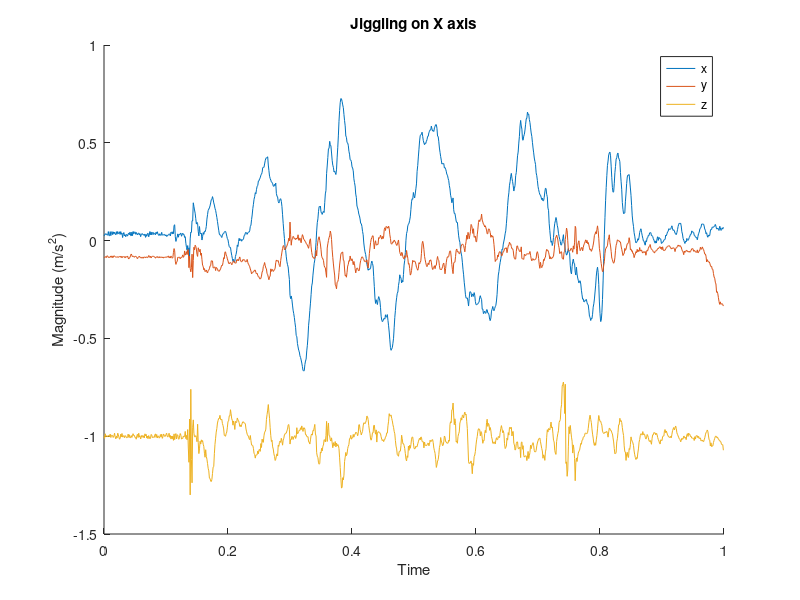
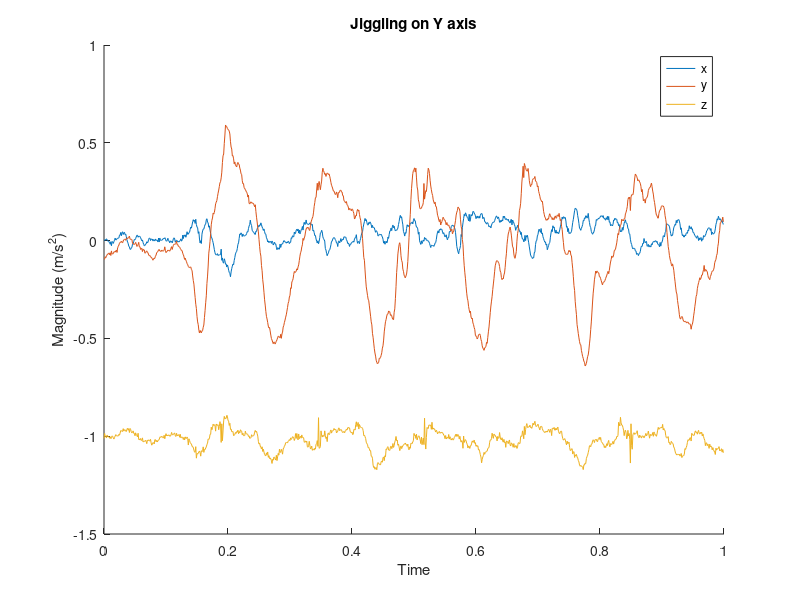
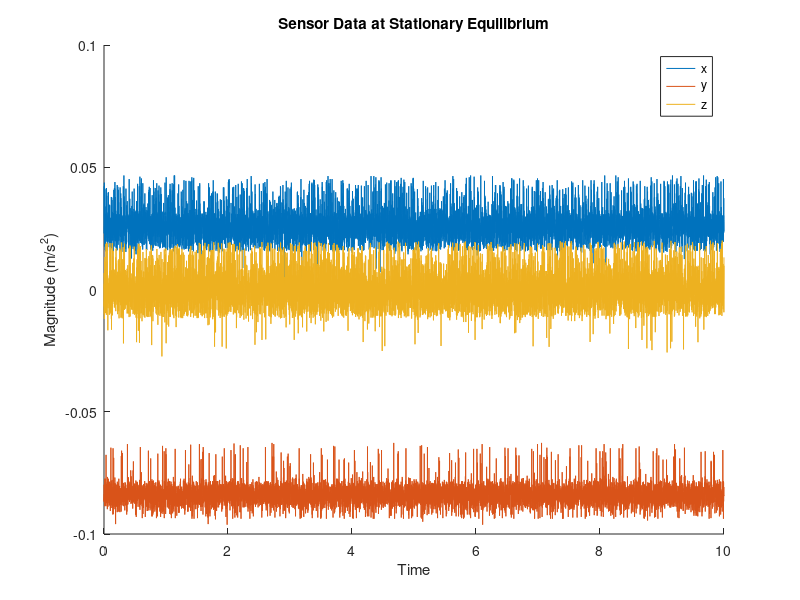
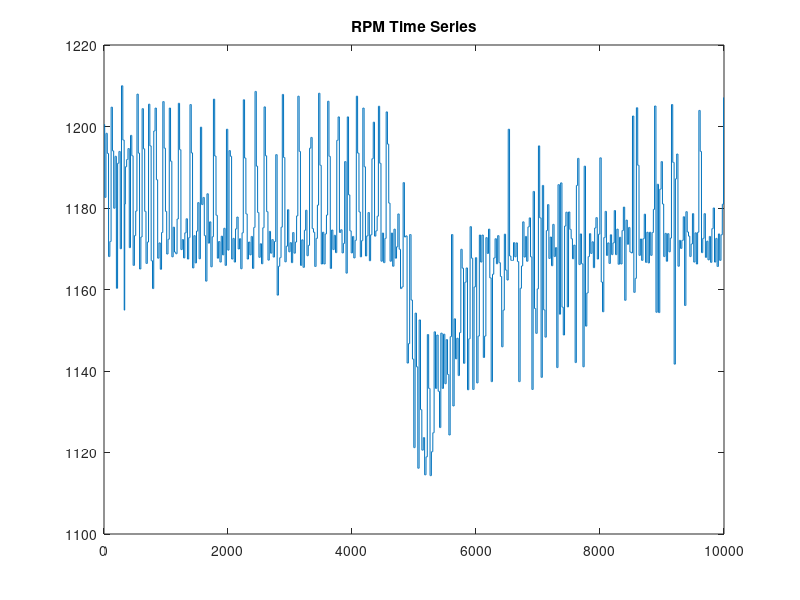

These figures' MATLAB source, in order: (Note: this script raises an error after producing the figures.)
%% PiCar Kalman Filter Helper Script
% by Will Wu
clear, clc, close all

%% Import data
stationary = load('IMU_stationary.mat');
stationary = stationary.acc_gyro_sample;
x_jiggle = load('IMU_x_jiggle.mat');
x_jiggle = x_jiggle.acc_gyro_sample;
y_jiggle = load('IMU_y_jiggle.mat');
y_jiggle = y_jiggle.acc_gyro_sample;
rpm_20 = load('RPM_Data_Apr_21_2023.mat');
rpm_20 = rpm_20.RPM_sample;
m_s_20 = rpm_20(2,:)*pi*0.105/60;


% lables
acc_x = 2;
acc_y = 3;
acc_z = 4;
gyro_x = 5;
gyro_y = 6;
gyro_z = 7;

% all data are sampled at 1000Hz for 10 seconds
f_s = 1000;
time_stat = 0:1/f_s:10-1/f_s;
atan_psi = atan(stationary(acc_y, :) ./ stationary(acc_x, :));
psi_rad = stationary(gyro_z,:) .*0.0175;

%% IMU Behaviroal Analysis

% jiggle data sets are data collected while shaking the IMU back and forth
% along a certain axis

% x jiggle
figure, hold on;
time_j = 0:1/f_s:1-1/f_s; % jiggle sampled for 1s at 1000Hz
plot(time_j, x_jiggle(acc_x, :));
plot(time_j, x_jiggle(acc_y, :));
plot(time_j, x_jiggle(acc_z, :));
legend('x','y','z'), xlabel('Time'),ylabel('Magnitude (m/s^2)');
title('Jiggling on X axis')

% y jiggle
figure, hold on;
plot(time_j, y_jiggle(acc_x, :));
plot(time_j, y_jiggle(acc_y, :));
plot(time_j, y_jiggle(acc_z, :));
legend('x','y','z'), xlabel('Time'),ylabel('Magnitude (m/s^2)');
title('Jiggling on Y axis')

% stationary, linear acc as a time series
figure, hold on;
plot(time_stat, stationary(acc_x, :));
plot(time_stat, stationary(acc_y, :));
plot(time_stat, detrend(stationary(acc_z, :))); % note that z is detrended
legend('x','y','z'), xlabel('Time'),ylabel('Magnitude (m/s^2)');
title('Sensor Data at Stationary Equilibrium')

% RPM time series, 10000 samples
figure;
plot(rpm_20(2,:))
title('RPM Time Series')

figure, plot(m_s_20), title('m/s time series')

%% statiscal analysis

% distribution analysis
figure, histogram(stationary(acc_x,:)), title('X Acc Distribution');
figure, histogram(stationary(acc_y,:)), title('Y Acc Distribution');
figure, histogram(stationary(acc_z,:)), title('Z Acc Distribution');
figure, histogram(rpm_20(2,:)), title('RPM Distribution (20% PWM)');
figure, histogram(m_s_20), title('linear speed Distribution (20% PWM)')
figure, histogram(atan_psi), title('Inverse Tangent Psi Measurement')
figure, histogram(psi_rad), title('Yaw angular velocity (rad/s)')

% gyro readings in deg/s
sensor_mean = mean(stationary(acc_x:gyro_z,:),2);
rpm_mean = mean(rpm_20(2,:));
m_s_mean = mean(m_s_20);
psi_meas_mean = mean(atan_psi);
psi_rad_mean = mean(psi_rad);

% starting Kalman Q & R values
sensor_cov = cov(transpose(stationary(acc_x:gyro_z,:)));
sensor_var = diag(sensor_cov);  
rpm_cov = cov(rpm_20(2,:));
m_s_cov = cov(m_s_20);
psi_cov = cov(atan_psi);
psi_rad_cov = cov(psi_rad);

%% Kalman filter setup
f_s = 100; %Hz
delta_t = 1/f_s;
A_kf = [1 delta_t;0 1];
b_kf = [delta_t^2/2; delta_t];
c_x = eye(2);
d_x = zeros(2,1);

t = 0:delta_t:((length(time_stat)-1)/f_s);
a_x_in = [t' transpose(stationary(acc_x, :))];

rpm_in = zeros(size(t'));
gps_in = zeros(size(t'));

meas_x_in = [t' gps_in rpm_in];

